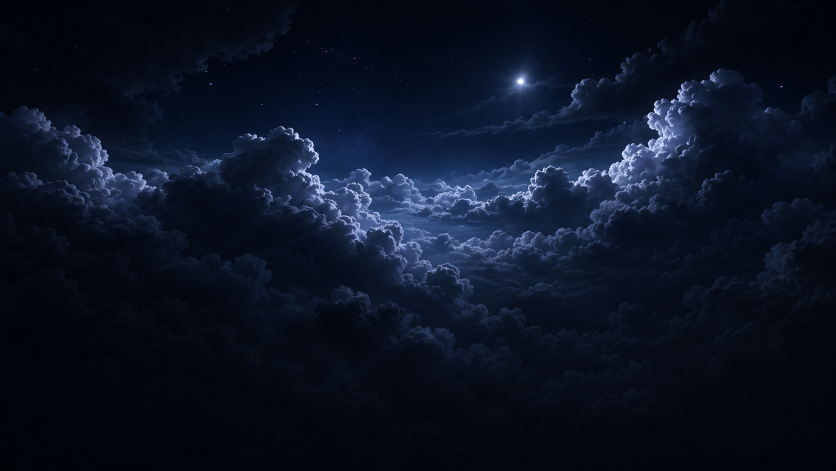
#> input picture docs/ref/2026-09-03_hero-night-original.png, 1672 x 941 px, found by its file name (shown at 1/2 size)
$ python scrim-measure.py docs/ref/2026-09-03_hero-night-original.png
#> lines starting #> are read from the running program, lines starting #| are printed output that depends on the picture
# 히어로 사진 위에서 글자가 읽히는지 재는 스크립트.
# 사장님이 사진을 바꾸시면 이걸로 다시 재고 `--hero-scrim` 한 줄만 고친다.
#   python docs/ref/scrim-measure.py docs/ref/2026-09-03_hero-night-original.png
#
# 2026-09-03 · O-041. 「사진을 재지 마라」(윤서)의 예외가 여기다 —
# 사진마다 한 번은 재야 α 를 정할 수 있다. 그 뒤로는 CSS 값만 읽으면 된다.
import sys
from PIL import Image

def lin(c):
    c = c / 255
    return c / 12.92 if c <= 0.03928 else ((c + 0.055) / 1.055) ** 2.4

def L(rgb):
    r, g, b = rgb
    return 0.2126 * lin(r) + 0.7152 * lin(g) + 0.0722 * lin(b)

def white_on(bg):  return 1.05 / (L(bg) + 0.05)
def black_on(bg):  return (L(bg) + 0.05) / 0.05

BANDS = [(0.00, 0.20, '맨위 (햄버거·로그인)'),
         (0.20, 0.40, '로고 자리'),
         (0.40, 0.60, '검색창 자리'),
         (0.60, 0.80, '리그버튼 자리'),
         (0.80, 1.00, '맨아래')]

def main(path):
    im = Image.open(path).convert('RGB')
#> im is the input picture: PIL image 1672x941 RGB; mean R, G, B 11, 19.2, 35.5
    W, H = im.size
#> W = 1672; H = 941
    print(f'{path}  {W}x{H}')
#| docs/ref/2026-09-03_hero-night-original.png  1672x941
    print()
    print('띠마다 ★제일 밝은 픽셀★ 에서 흰 글자가 몇 대 1 인가')
    print('(평균이 아니라 최악을 본다. 달이 그 자리에 있으면 평균은 거짓말을 한다)')
    print()
    worst_overall = None
    for y0, y1, label in BANDS:
        band = im.crop((0, int(H * y0), W, int(H * y1))).resize((160, 40), Image.LANCZOS)
        px = list(band.getdata())
        bright = max(px, key=L)
        dark = min(px, key=L)
        print(f'  {label:20s} 흰글자 최악 {white_on(bright):5.2f}:1   '
              f'검은글자 최악 {black_on(dark):5.2f}:1   rgb{bright}')
        if 0.20 <= y0 < 0.60:  # 글자가 놓이는 띠만
            if worst_overall is None or L(bright) > L(worst_overall):
                worst_overall = bright
#> this loop made 5 passes
#> worst_overall on pass 2: (197, 209, 241)
#> bright on passes 1, 4, 5: (247, 252, 255), (55, 72, 111), (11, 19, 34)
#|   맨위 (햄버거·로그인)         흰글자 최악  1.03:1   검은글자 최악  1.01:1   rgb(247, 252, 255)
#|   로고 자리                흰글자 최악  1.53:1   검은글자 최악  1.02:1   rgb(197, 209, 241)
#|   검색창 자리               흰글자 최악  1.70:1   검은글자 최악  1.02:1   rgb(186, 198, 235)
#|   리그버튼 자리              흰글자 최악  9.06:1   검은글자 최악  1.02:1   rgb(55, 72, 111)
#|   맨아래                  흰글자 최악 18.58:1   검은글자 최악  1.02:1   rgb(11, 19, 34)
#> pass 1, in main, `band = im.crop((0, int(H * y0), W, int(H * y1))).resize((160, 40), Ima..`:
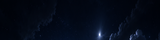
#> band: PIL image 160x40 RGB; mean R, G, B 4.1, 10.2, 23.2
#> pass 2, in main, `band = im.crop((0, int(H * y0), W, int(H * y1))).resize((160, 40), Ima..`:
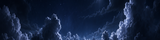
#> band: PIL image 160x40 RGB; mean R, G, B 21.7, 34.9, 61.1
#> pass 3, in main, `band = im.crop((0, int(H * y0), W, int(H * y1))).resize((160, 40), Ima..`:
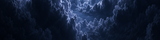
#> band: PIL image 160x40 RGB; mean R, G, B 20.5, 31.5, 53.5
    print()
    print('★글자가 놓이는 띠(20~60%)에서 필요한 검은 막 진하기★')
    for target, what in ((3.0, '로고·큰 글자 3:1'), (4.5, '본문 4.5:1'), (7.0, '여유 7:1')):
        a = 0.0
        while a < 1:
            c = tuple(v * (1 - a) for v in worst_overall)
            if white_on(c) >= target:
                break
            a += 0.005
        print(f'  {what:18s} → α {a:.2f}')
    print()
    print('★막을 전면에 깔지 마라.★ 글자가 놓인 띠에만, 위아래로 사라지게 한다.')
    print('★backdrop-filter: blur 는 대체가 안 된다.★ 흐릴 뿐 밝기를 안 낮춘다.')

if __name__ == '__main__':
    main(sys.argv[1] if len(sys.argv) > 1 else 'docs/ref/2026-09-03_hero-night-original.png')

$ run again, with docs/ref/2026-09-03_ingame-user-info.png copied over docs/ref/2026-09-03_hero-night-original.png
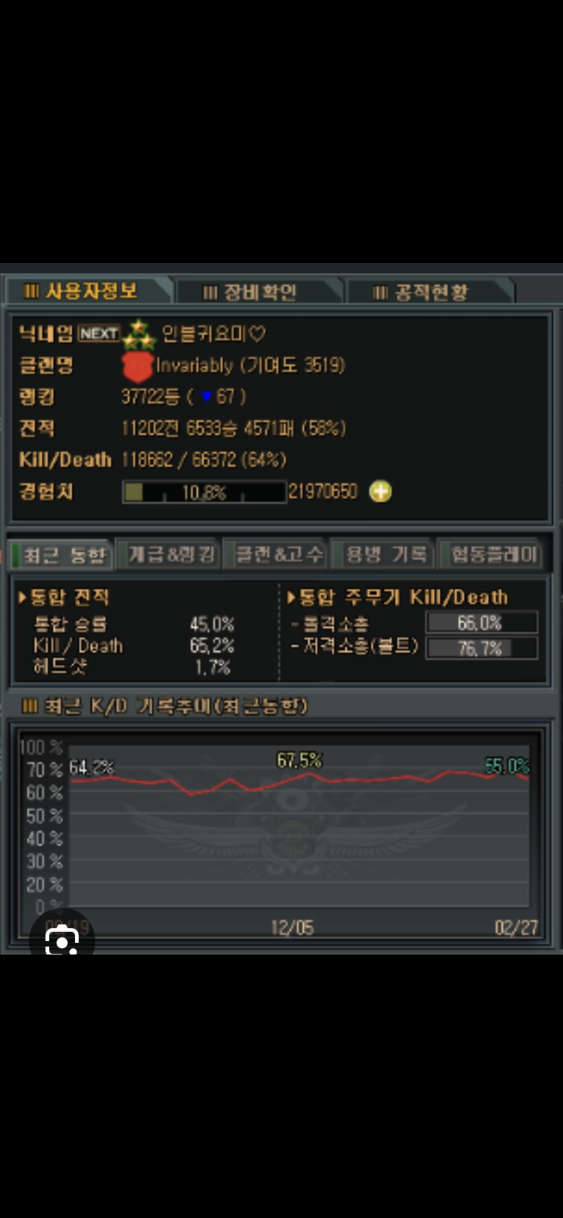
#> input picture docs/ref/2026-09-03_ingame-user-info.png, 1125 x 2436 px, found by its file name (shown at 1/2 size)
#> in main, im is the input picture: PIL image 1125x2436 RGB; mean R, G, B 26.7, 27.2, 26.2
#| docs/ref/2026-09-03_hero-night-original.png  1125x2436
#> the loop in main, `for y0, y1, label in BANDS:` made 5 passes
#> worst_overall on passes 2 to 3: (246, 188, 110), (238, 233, 219)
#> (printed output is left out)
#> pass 2, in main, `band = im.crop((0, int(H * y0), W, int(H * y1))).resize((160, 40), Ima..`:
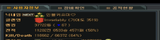
#> band: PIL image 160x40 RGB; mean R, G, B 36.2, 35.5, 31.6
#> pass 3, in main, `band = im.crop((0, int(H * y0), W, int(H * y1))).resize((160, 40), Ima..`:
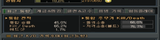
#> band: PIL image 160x40 RGB; mean R, G, B 46.5, 47.4, 45
